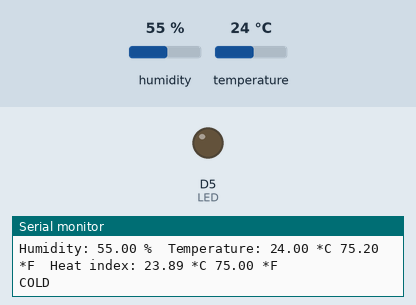
The sketch below on a simulated ESP8266 (NodeMCU). On the bench: output pins drawn as LEDs (lit = HIGH), the last lines printed to the serial monitor. The inputs (shaded band) are chosen by the test bench; at power-on: temperature 24 °C, humidity 55 %.

Above: at 5.0 s.
5.1 s: temperature set to 27 °C
At 6.8 s:
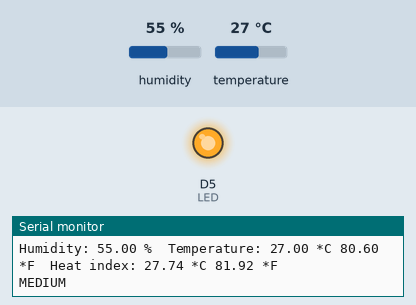
Timing chart, 0 to 8.3 s (numbered marks = the images above; inputs shaded):
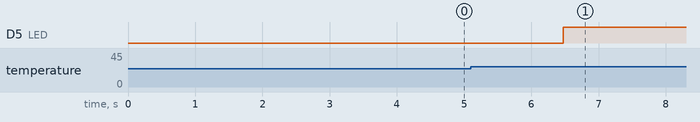

Measured:
- the behaviour switches between 25 and 26 °C on temperature (found by bisection; images 0 and 1)
- after the input at 5.1 s, D5 (LED): LOW → HIGH after 1.4 s

The sketch:

DHT11_full_coding.ino
```cpp
#include "DHT.h"
#define DHTPIN D7     // what pin we're connected to
#define DHTTYPE DHT11   // DHT 11
DHT dht(DHTPIN, DHTTYPE);
int LED = 14;


void setup() {
  Serial.begin(115200);
  Serial.println("DHT11 test!");
  dht.begin();
  pinMode(LED, OUTPUT);

}

void loop() {
  // Wait a few seconds between measurements.
  delay(2000);

  float h = dht.readHumidity();
  // Read temperature as Celsius (the default)
  float t = dht.readTemperature();
  // Read temperature as Fahrenheit (isFahrenheit = true)
  float f = dht.readTemperature(true);

  // Check if any reads failed and exit early (to try again).
  if (isnan(h) || isnan(t) || isnan(f)) {
    Serial.println("Failed to read from DHT sensor!");
    return;
  }

  // Compute heat index in Fahrenheit (the default)
  float hif = dht.computeHeatIndex(f, h);
  // Compute heat index in Celsius (isFahreheit = false)
  float hic = dht.computeHeatIndex(t, h, false);

  Serial.print("Humidity: ");
  Serial.print(h);
  Serial.print(" %\t");
  Serial.print("Temperature: ");
  Serial.print(t);
  Serial.print(" *C ");
  Serial.print(f);
  Serial.print(" *F\t");
  Serial.print("Heat index: ");
  Serial.print(hic);
  Serial.print(" *C ");
  Serial.print(hif);
  Serial.println(" *F");

if (t>30)
  {
    Serial.println("HOT");
    digitalWrite(LED, HIGH);
  }
  else if (t>25)
  {
    Serial.println("MEDIUM");
    digitalWrite(LED, HIGH);
    delay(10000);
    digitalWrite(LED, LOW);
  }
else
  {
    Serial.println("COLD");
    digitalWrite(LED, LOW);
  }

  delay(200);


}
```
